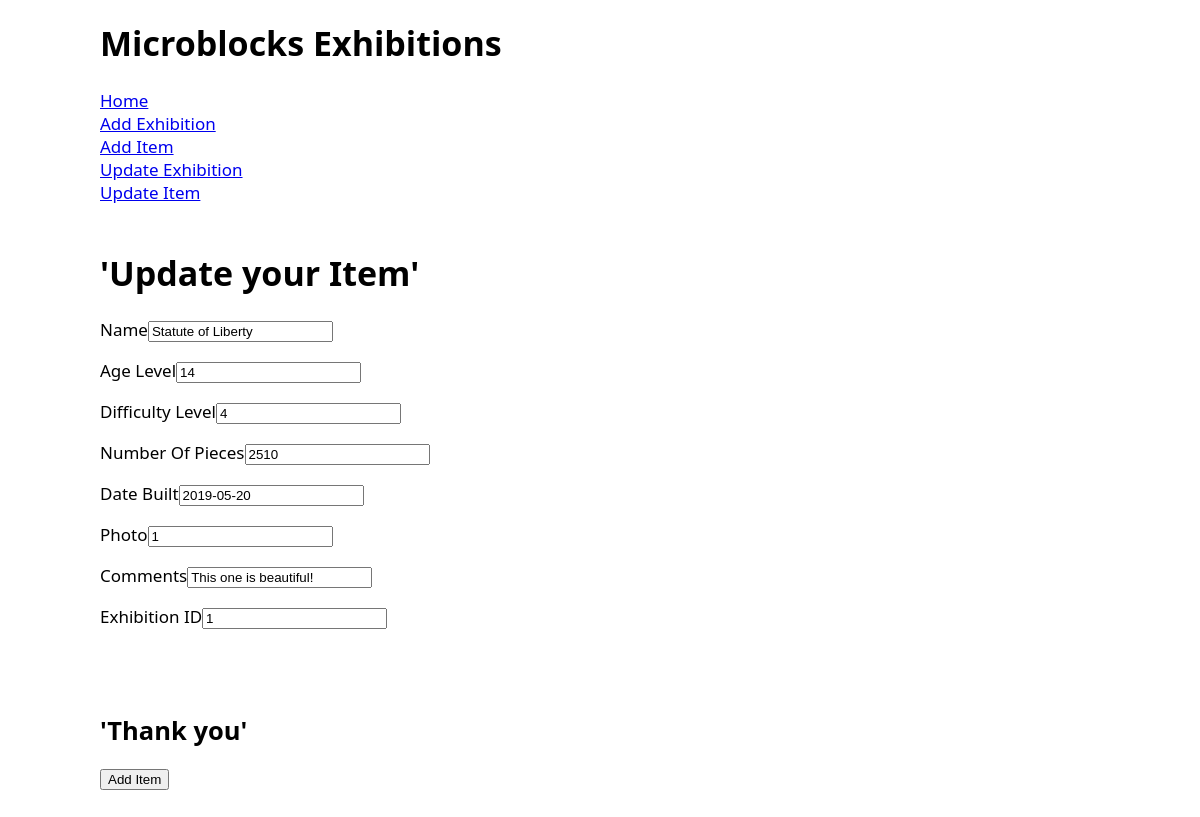
The app's page /updatit/2 with its own data.
### application/models.py (models this page shows)
class Items(db.Model):
    itemsID = db.Column(db.Integer, primary_key=True)
    name = db.Column(db.String(50), nullable=False)
    ageLevel = db.Column(db.Integer, nullable=True)
    difficultyLevel = db.Column(db.Integer, nullable=True)
    numberOfPieces = db.Column(db.Integer, nullable=True)
    dateBuilt = db.Column(db.String(20), nullable=True)
    photo = db.Column(db.String(100), nullable=True)
    comments = db.Column(db.String(150), nullable=True)
    exhid = db.Column(db.Integer, db.ForeignKey(
        'exhibitions.exhibitionsID'), nullable=True)

### application/routes.py (the view)
@app.route("/updatit/<int:itemsID>", methods=["GET", "POST"])
def updatit(itemsID):
    form = ItemsForm()
    itemsToUpdate = Items.query.get(itemsID)
    if form.validate_on_submit():
        itemsToUpdate.name = form.name.data
        itemsToUpdate.ageLevel = form.ageLevel.data
        itemsToUpdate.difficultyLevel = form.difficultyLevel.data
        itemsToUpdate.numberOfPieces = form.numberOfPieces.data
        itemsToUpdate.dateBuilt = form.dateBuilt.data
        itemsToUpdate.photo = form.photo.data
        itemsToUpdate.comments = form.comments.data
        itemsToUpdate.exhid = form.exhid.data
        db.session.commit()
        return redirect(url_for("home"))
    elif request.method == "GET":
        form.name.data = itemsToUpdate.name
        form.ageLevel.data = itemsToUpdate.ageLevel
        form.difficultyLevel.data = itemsToUpdate.difficultyLevel
        form.numberOfPieces.data = itemsToUpdate.numberOfPieces
        form.dateBuilt.data = itemsToUpdate.dateBuilt
        form.photo.data = itemsToUpdate.photo
        form.comments.data = itemsToUpdate.comments
        form.exhid.data = itemsToUpdate.exhid
    return render_template("updatit.html", title='Update your Item', form=form)

### application/forms.py (shortened to what this page needs)
class ItemsForm(FlaskForm):
    name = StringField("Name", validators = [DataRequired()])
    ageLevel = IntegerField("Age Level")
    difficultyLevel = IntegerField("Difficulty Level")
    numberOfPieces = IntegerField("Number Of Pieces")
    dateBuilt = StringField("Date Built")
    photo = StringField("Photo")
    comments = StringField("Comments")
    exhid =IntegerField("Exhibition ID")
    submit = SubmitField("Add Item")

### application/templates/updatit.html (shortened to what this page needs)
{% extends "layout.html" %}
{% block body %}
<form action='' method='POST'>
    <br>
    <h1>'Update your Item'</h1>
    <p>Name{{ form.name }} </p>
    <p>Age Level{{ form.ageLevel }}</p>
    <p>Difficulty Level{{ form.difficultyLevel }}</p>
    <p>Number Of Pieces{{ form.numberOfPieces }}</p>
    <p>Date Built{{ form.dateBuilt }}</p>
    <p>Photo{{ form.photo }}</p>
    <p>Comments{{ form.comments }}</p>
    <p>Exhibition ID{{ form.exhid }}</p>
    <br>
    <br>
    <h2>'Thank you'</h2>
    {{ form.submit }}
</form>
{% endblock body %}

### application/templates/style.css (style rules this page uses)
html { font-size: 17px; font-family: "Segoe UI", Arial, Helvetica, sans-serif; }
body { max-width: 1000px; margin: 0 auto; padding: 20px; }

### records on screen
Items: name "Statute of Liberty", ageLevel "14", difficultyLevel "4", numberOfPieces "2510", dateBuilt "2019-05-20", photo "1", comments "This one is beautiful!", exhid "1"
